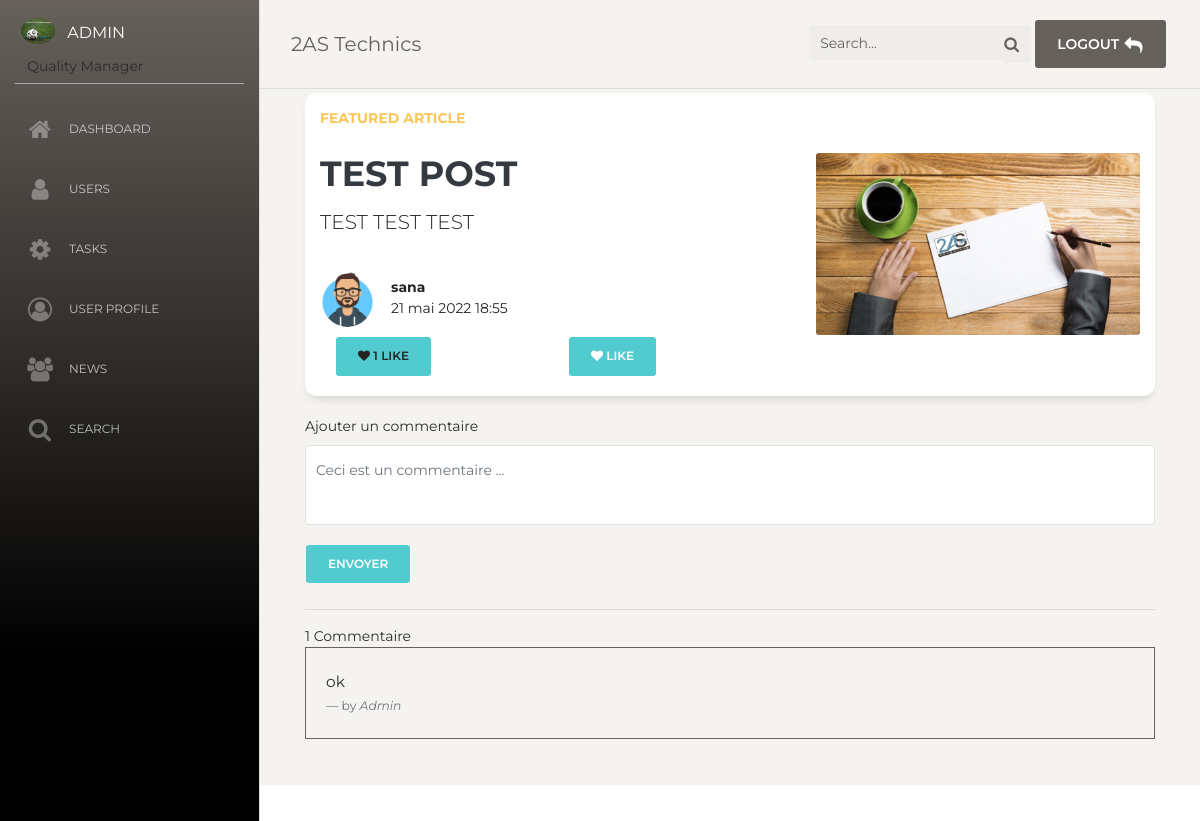
/detail_post/1 (signed in), run on the app's committed database.
### comptes/models.py (models this page shows, shortened)
class Profil(models.Model):
    typecompte = (
        ('LM Manager','lm manager'),
        ('LM Engineer','lm engineer'),
        ('Quality Manager','quality manager'),
        ('Assistant Engineer','assistant engineer'),
    )
    user = models.ForeignKey(User,on_delete=models.CASCADE)
    image = models.ImageField(upload_to="users_profils/",null=True,blank=True)
    bio = models.TextField(null=True)
    licensenumber = models.CharField(max_length=300,null=True)
    dateofbirth = models.DateField(null=True)
    placeofbirth = models.CharField(max_length=300,null=True)
    address = models.CharField(max_length=300,null=True)
    profile = models.CharField(max_length=18,choices=typecompte)

### maintenance/models.py (models this page shows, shortened)
class Post(models.Model):
    auteur = models.ForeignKey(User,on_delete=models.CASCADE)
    title = models.CharField(max_length=300)
    likes = models.ManyToManyField(User,related_name="likes",blank=True)
    photo = models.ImageField(upload_to="posts/",null=True,blank=True)
    content = models.TextField()
    created = models.DateTimeField(auto_now_add=True)
    updated = models.DateTimeField(auto_now=True)
    class Meta:
        ordering = ['-id']
    def total_likes(self):
        return self.likes.count()

class Comment(models.Model):
    post = models.ForeignKey(Post,on_delete=models.CASCADE)
    user = models.ForeignKey(User,on_delete=models.CASCADE)
    comment_content = models.TextField()
    timestamp = models.DateTimeField(auto_now_add=True)

### maintenance/views.py (the view, shortened to what this page needs)
# urls.py: path('detail_post/<int:id>',views.detail_post,name="detail_post"),
@login_required
def detail_post(request,id):
    profil = Profil.objects.get(user=request.user)
    post = get_object_or_404(Post,id=id)
    comments = Comment.objects.filter(post=post).order_by('-id')
    adminSite = False
    if profil.profile == "Quality Manager":
        adminSite = True
    is_liked = False
    if post.likes.filter(id=request.user.id).exists():
        is_liked = True
    context = {
        'post':post,
        'profil':profil,
        'adminSite':adminSite,
        'is_liked':is_liked,
        'comments':comments,
        'total_likes':post.total_likes()
    }
    return render(request,'maintenance/detail_post.html',context)

### comptes/templates/maintenance/detail_post.html (shortened to what this page needs)
{% extends 'maintenance/base.html' %}
{% load static %}
{% block content %}
<div class="container">
<section>
  <div class="container">
    <article class="row card  border-0 flex-md-row justify-content-between align-items-center card-top">
        {% if post.photo %}
        <a class="col-md-5  order-md-2 order-1 w-md-25">
            <img class="img-fluid" src="{{ post.photo.url }}" alt="...">
        </a>
        {% else %}
        <a class="col-md-5  order-md-2 order-1 w-md-25">
            <img class="img-fluid" src="{% static 'images/default_photo.png' %}" alt="...">
        </a>
        {% endif %}
        <div class="card-body order-2 order-md-1 col-md-7">
            <div class=" text-uppercase font-weight-bold mb-4 text-warning">Featured Article</div>
            <h2 class="card-title display-6 font-weight-bold">
                <a class="text-dark" title="title">{{ post.title }}</a>
              </h2>
            <div class="card-text mb-4">
                <p class="lead">{{ post.content|linebreaksbr }}</p>
            </div>
            <div class="mt-auto d-flex align-items-center pt-2">
            {% if post.auteur.Profil.image %}
                <div class="mr-3">
                    <img class="d-block img-fluid rounded-circle" src="{{ post.auteur.Profil.image.url }}" alt="user" width="55" height="55">
                </div>
            {% else %}
                <div class="mr-3">
                    <img class="d-block img-fluid rounded-circle" src="{% static 'images/default_avatar.png' %}" alt="user" width="55" height="55">
                </div>
            {% endif %}
                <div class="d-block">
                    <div class="font-weight-bold">{{ post.auteur }}</div>
                    <div class="text-grey">{{ post.updated }}</div>
                </div>
            </div>
            <div >
            <div class="container">
                <div class="row">
                    <div class="col-md-6">
                        <a class="btn btn-primary"><i class="fa fa-heart"></i> {{ total_likes }} Like{{ total_likes|pluralize }}</a>
                    </div>
                    <div class="col-md-6">
                        <form method="POST" action="{% url 'like_post' %}">
                            {% if is_liked %}
                            <button type="submit" name="post_id" value="{{ post.id }}" class="btn btn-danger"><i class="fa fa-heart-o"></i> Dislike</button>
                            {% else %}
                            <button type="submit" name="post_id" value="{{ post.id }}" class="btn btn-primary"><i class="fa fa-heart"></i> Like</button>
                            {% endif %}
                        </form>
                    </div>
                </div>
            </div>
            </div>
        </div>
    </article>
</div>
</section>
<form method="POST">
<div class="form-group">
    <label for="formGroupExampleInput">Ajouter un commentaire</label>
    <textarea class="form-control" id="formGroupExempleInput" rows="3" placeholder="Ceci est un commentaire ..." name="content"></textarea>
  </div>
<button type="submit" class="btn btn-primary">Envoyer</button>
</form>
<hr>
<div class="main-comment-section">
{{ comments.count }} Commentaire{{ comments|pluralize}}
 {% for comment in comments %}
 <blockquote class="blockquote">
  <p class="mb-0">{{ comment.comment_content }}</p>
  <footer class="blockquote-footer">by <cite title="Source Title">{{ comment.user|capfirst }}</cite></footer>
</blockquote>
 {% endfor%}
</div>
</div>
{% endblock content %}

### comptes/templates/maintenance/base.html (shortened to what this page needs)
<!DOCTYPE html>
{% load static %}
<html lang="en">
<head>
  <link href="https://maxcdn.bootstrapcdn.com/font-awesome/latest/css/font-awesome.min.css" rel="stylesheet">
  <link href="{% static 'bootstrap/css/bootstrap.min.css'%}" rel="stylesheet" />
  <link href="{% static 'bootstrap/css/paper-dashboard.css' %}" rel="stylesheet" />
</head>
<body class="">
  <div class="wrapper ">
  {% if adminSite %}
    <div class="sidebar" data-color="blue" data-active-color="danger">
  {% else %}
    <div class="sidebar" data-color="white" data-active-color="primary">
  {% endif %}
      <div class="logo">
        <a href="{% url 'user_profil' %}" class="simple-text logo-mini">
          <div class="logo-image-small">
          {% if profil.image %}
            <img src="{{ profil.image.url }}" class="rounded-circle">
          {% else %}
            <img src="{% static 'images/default_avatar.png' %}" class="rounded-circle">
          {% endif %}
          </div>
        </a>
        <a href="{% url 'user_profil' %}" class="simple-text logo-normal">
          {{ request.user }}
        </a>
        <span class="mx-3">{{ profil.profile }}</span>
      </div>
      <div class="sidebar-wrapper">
        <ul class="nav">
        {% if adminSite %}
          <li>
            <a href="{% url 'home' %}">
              <i class="fa fa-home"></i>
              <p>Dashboard</p>
            </a>
          </li>
        {% endif %}
        {% if adminSite %}
          <li>
            <a href="{% url 'users' %}">
              <i class="fa fa-user"></i>
              <p>Users</p>
            </a>
          </li>
        {% endif %}
        {% if adminSite %}
          <li>
            <a href="{% url 'manage' %}">
              <i class="fa fa-cog"></i>
              <p>Tasks</p>
            </a>
          </li>
        {% endif %}
          <li>
            <a href="{% url 'user_profil' %}">
              <i class="fa fa-user-circle-o"></i>
              <p>User Profile</p>
            </a>
          </li>
          <li>
            <a href="{% url 'news' %}">
              <i class="fa fa-group"></i>
              <p>News</p>
            </a>
          </li>
          <li>
            <a href="{% url 'users_bis' %}">
              <i class="fa fa-search"></i>
              <p>Search</p>
            </a>
          </li>
        </ul>
      </div>
    </div>
    <div class="main-panel">
      <nav class="navbar navbar-expand-lg navbar-absolute fixed-top navbar-transparent">
        <div class="container-fluid">
          <div class="navbar-wrapper">
            <a class="navbar-brand" href="{% url 'home' %}">2AS Technics</a>
          </div>
          <div class="collapse navbar-collapse justify-content-end" id="navigation">
            <form method="GET">
              <div class="input-group no-border">
                <input type="text" class="form-control" placeholder="Search..." name="q">
                <div class="input-group-append">
                  <div class="input-group-text">
                    <i class="fa fa-search"></i>
                  </div>
                </div>
              </div>
            </form>
            <ul class="navbar-nav">
              <li class="nav-item">
              {% if adminSite %}
                <a class="nav-link btn btn-blue" href="{% url 'deconnexion' %}">
              {% else %}
                <a class="nav-link btn btn-primary" href="{% url 'deconnexion' %}">
              {% endif %}
                  <span>logout</span>
                  <i class="fa fa-reply"></i>
                </a>
              </li>
            </ul>
          </div>
        </div>
      </nav>
      <div class="content">
        {% block content %}
        {% endblock content %}
      </div>
  </div>
  </div>
</body>
</html>

### data on the page
Profil: image (picture), profile "Quality Manager"
Post: title "TEST POST", content "TEST TEST TEST", auteur "sana", updated "21 mai 2022 18:55"
Comment: comment_content "ok", user "Admin"

### other printed values
{{ request.user }} "ADMIN"
{{ total_likes }} "1"
{{ comments.count }} "1"
